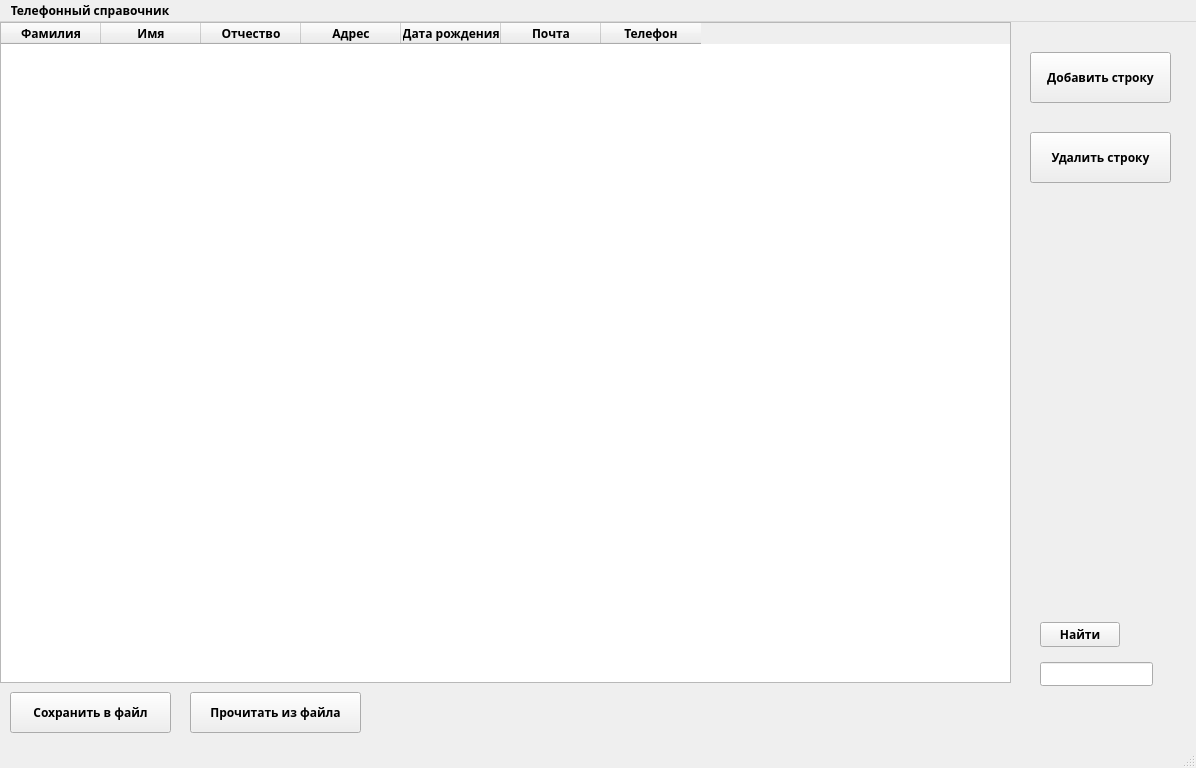
<?xml version="1.0" encoding="UTF-8"?>
<ui version="4.0">
 <class>MainWindow</class>
 <widget class="QMainWindow" name="MainWindow">
  <property name="geometry">
   <rect>
    <x>0</x>
    <y>0</y>
    <width>1196</width>
    <height>768</height>
   </rect>
  </property>
  <property name="font">
   <font>
    <family>Century Gothic</family>
    <pointsize>9</pointsize>
    <weight>75</weight>
    <bold>true</bold>
   </font>
  </property>
  <property name="windowTitle">
   <string>MainWindow</string>
  </property>
  <widget class="QWidget" name="centralwidget">
   <widget class="QToolButton" name="addButton">
    <property name="geometry">
     <rect>
      <x>1030</x>
      <y>30</y>
      <width>141</width>
      <height>51</height>
     </rect>
    </property>
    <property name="font">
     <font>
      <family>Century Gothic</family>
      <pointsize>9</pointsize>
      <weight>75</weight>
      <bold>true</bold>
     </font>
    </property>
    <property name="text">
     <string>Добавить строку</string>
    </property>
   </widget>
   <widget class="QToolButton" name="deleteButton">
    <property name="geometry">
     <rect>
      <x>1030</x>
      <y>110</y>
      <width>141</width>
      <height>51</height>
     </rect>
    </property>
    <property name="font">
     <font>
      <family>Century Gothic</family>
      <pointsize>9</pointsize>
      <weight>75</weight>
      <bold>true</bold>
     </font>
    </property>
    <property name="text">
     <string>Удалить строку</string>
    </property>
   </widget>
   <widget class="QToolButton" name="saveButton">
    <property name="geometry">
     <rect>
      <x>10</x>
      <y>670</y>
      <width>161</width>
      <height>41</height>
     </rect>
    </property>
    <property name="font">
     <font>
      <family>Century Gothic</family>
      <pointsize>9</pointsize>
      <weight>75</weight>
      <bold>true</bold>
     </font>
    </property>
    <property name="text">
     <string>Сохранить в файл</string>
    </property>
   </widget>
   <widget class="QToolButton" name="readButton">
    <property name="geometry">
     <rect>
      <x>190</x>
      <y>670</y>
      <width>171</width>
      <height>41</height>
     </rect>
    </property>
    <property name="font">
     <font>
      <family>Century Gothic</family>
      <pointsize>9</pointsize>
      <weight>75</weight>
      <bold>true</bold>
     </font>
    </property>
    <property name="text">
     <string>Прочитать из файла</string>
    </property>
   </widget>
   <widget class="QPushButton" name="searchButton">
    <property name="geometry">
     <rect>
      <x>1040</x>
      <y>600</y>
      <width>80</width>
      <height>25</height>
     </rect>
    </property>
    <property name="text">
     <string>Найти</string>
    </property>
   </widget>
   <widget class="QLineEdit" name="lineEdit">
    <property name="geometry">
     <rect>
      <x>1040</x>
      <y>640</y>
      <width>113</width>
      <height>24</height>
     </rect>
    </property>
   </widget>
   <widget class="QTableWidget" name="tableWidget">
    <property name="geometry">
     <rect>
      <x>0</x>
      <y>0</y>
      <width>1011</width>
      <height>661</height>
     </rect>
    </property>
    <column>
     <property name="text">
      <string>Фамилия</string>
     </property>
     <property name="whatsThis">
      <string/>
     </property>
     <property name="font">
      <font>
       <family>Century Gothic</family>
       <pointsize>9</pointsize>
       <weight>75</weight>
       <bold>true</bold>
      </font>
     </property>
     <property name="foreground">
      <brush brushstyle="SolidPattern">
       <color alpha="255">
        <red>0</red>
        <green>0</green>
        <blue>0</blue>
       </color>
      </brush>
     </property>
    </column>
    <column>
     <property name="text">
      <string>Имя</string>
     </property>
     <property name="font">
      <font>
       <family>Century Gothic</family>
       <weight>75</weight>
       <bold>true</bold>
      </font>
     </property>
    </column>
    <column>
     <property name="text">
      <string>Отчество</string>
     </property>
     <property name="font">
      <font>
       <family>Century Gothic</family>
       <pointsize>9</pointsize>
       <weight>75</weight>
       <bold>true</bold>
      </font>
     </property>
    </column>
    <column>
     <property name="text">
      <string>Адрес</string>
     </property>
     <property name="font">
      <font>
       <family>Century Gothic</family>
       <pointsize>9</pointsize>
       <weight>75</weight>
       <bold>true</bold>
      </font>
     </property>
    </column>
    <column>
     <property name="text">
      <string>Дата рождения</string>
     </property>
     <property name="font">
      <font>
       <family>Century Gothic</family>
       <pointsize>9</pointsize>
       <weight>75</weight>
       <bold>true</bold>
      </font>
     </property>
    </column>
    <column>
     <property name="text">
      <string>Почта</string>
     </property>
     <property name="font">
      <font>
       <family>Century Gothic</family>
       <weight>75</weight>
       <bold>true</bold>
      </font>
     </property>
    </column>
    <column>
     <property name="text">
      <string>Телефон</string>
     </property>
     <property name="font">
      <font>
       <family>Century Gothic</family>
       <weight>75</weight>
       <bold>true</bold>
      </font>
     </property>
    </column>
   </widget>
  </widget>
  <widget class="QStatusBar" name="statusbar"/>
  <widget class="QMenuBar" name="menubar">
   <property name="geometry">
    <rect>
     <x>0</x>
     <y>0</y>
     <width>1196</width>
     <height>23</height>
    </rect>
   </property>
   <widget class="QMenu" name="menu">
    <property name="title">
     <string>Телефонный справочник</string>
    </property>
   </widget>
   <addaction name="menu"/>
  </widget>
 </widget>
 <resources/>
 <connections/>
</ui>
